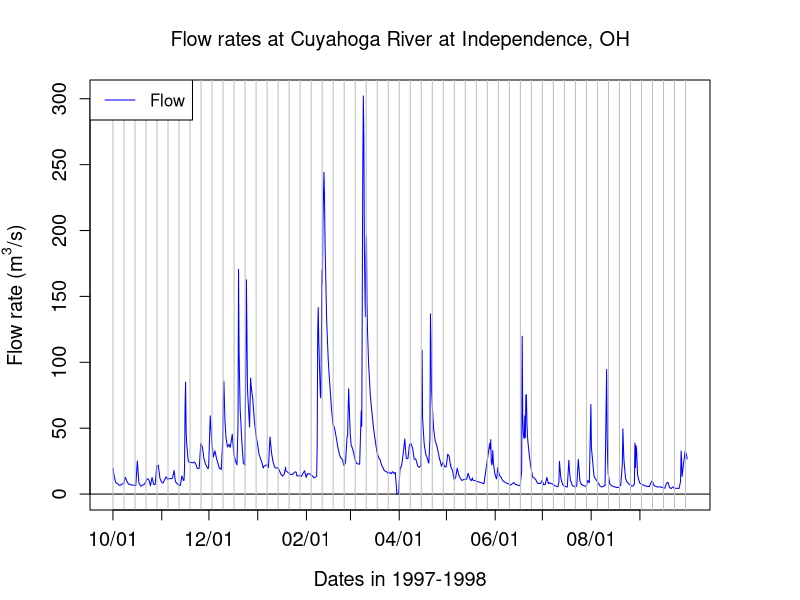

Write the R code that produced this figure.
## ---- chunk 1
knitr::opts_chunk$set(echo = TRUE)
## ---- chunk 2
# this is a blank code chunk. You can have/or not have the code appear in the knitted document by switching echo=TRUE or echo=FALSE within the {} of the chunk first line
# Remove these comments when you copy/paste your code.

data<-read.csv(file = "Lin_1h_cuyahoga_all_2008-2009_SI_ref.csv", header = TRUE)

#data<-read.csv(file="sample_1hr_QC_data.csv",header = TRUE) #Reads file into table format
  
  WSarea<-24.2 #Area of watershed in km2
  WS<-"Flow rates at Cuyahoga River at Independence, OH"
  #names(data)=c("datetime","Q","C")   # renames the columns in simpler names
  data<-as.data.frame(data)
  data$datetime<-as.POSIXct(strptime(data$datetime, "%Y-%m-%d %H:%M:%S")) # transforms characters into date values understood by R
  D<-data$datetime
  Q<-data$Q   #Defines Q as the flow value (m3/s)
  
  N=nrow(data)   #Sets N to the value equal to the number of total rows in the table
  
  # definition of the x and y axes limits
  
  startdate<-D[1]
  enddate<-D[N]
  xlim = as.POSIXct(c(startdate,enddate))  # this renders the first and last date understandable for plotting purposes
  ylimQ = c(0,max(Q))           # ylim for flow
      
  ScaleF = 1.2                  # scaling factor for size of fonts and other things
      
  y1lab<-expression("Flow rate (" * m^3 * "/s)")  # defines the label for flow
  
  par(mar=c(4.5,4.5,4,4.5))     # defines the sizes, in number of lines, for the margins (bottom, left, top, right)
  
      ltyp=c(1,2)
      
      plot(D,Q,col="blue",type="l",cex=0.1,yaxt="n",     
           lty=ltyp[1],xaxt="n",xlab="",ylab="",xlim=xlim,ylim=ylimQ)
      # we are taking all the default addition of axis tick marks and numbers out by using xaxt and yaxt = "n"
      # and setting the axis labels at nothing using xlab = "" and ylab = ""
      abline(h=0)
      abline(v=seq(startdate, enddate, by="week"),col=("grey"))
      axis.POSIXct(1, at=seq(startdate, enddate, by="month"), format="%m/%d",cex.axis=ScaleF)
      # this tells R that we want the X axis ticks and values to be displayed as dates, be added on a monthly basis,
      # using the month/day format
      axis(2,cex.axis=ScaleF)
      # this tells R that the first Y axis ticks can be displayed  (that function was repressed earlier by 'yaxt="n" ')
      par(new=TRUE)
      # this tells R that a new plot has already been opened, in other words you are telling R to keep adding things
      # on the existing plot
      
      mtext("Dates in 1997-1998",side=1,line=3,cex=ScaleF) # add in the margin the defined labels and title
      mtext(y1lab,side=2,line=3,cex=ScaleF)
      mtext(WS,side=3,line=1.5,cex=ScaleF)
      
      legend("topleft",c("Flow"),lty = c(1), col = c("blue"))
   
  

